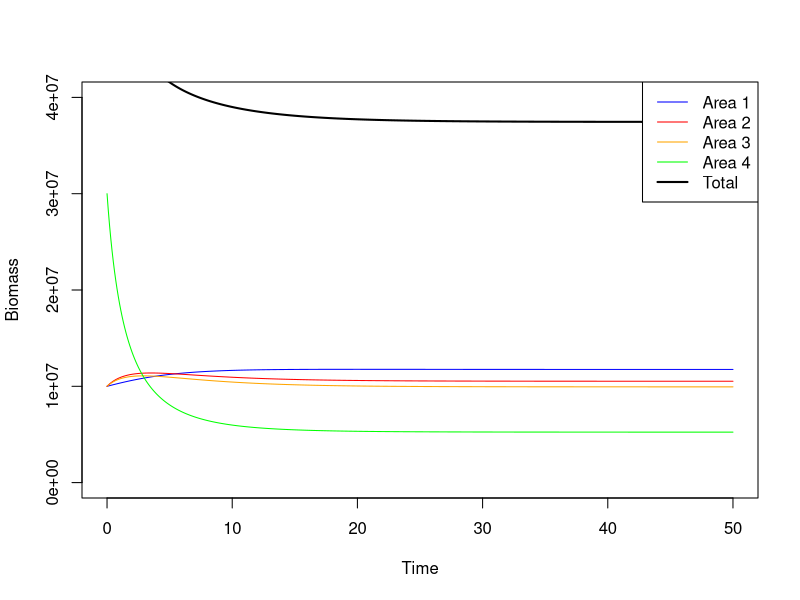
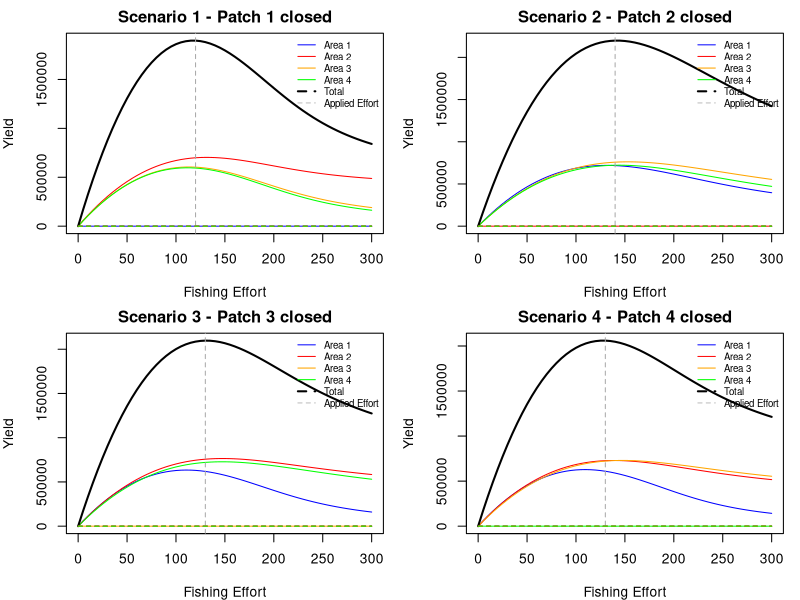

Source code (R) for these figures, in order:
library(deSolve)

#hoi

two_patch_model <- function(time, state, parameters) {
  with(as.list(c(state, parameters)), {
    
    # Growth
    growth1 <- r1 * B1 * (1 - B1/K1)
    growth2 <- r2 * B2 * (1 - B2/K2)
    growth3 <- r3 * B3 * (1 - B3/K3)
    growth4 <- r4 * B4 * (1 - B4/K4)
    
    # Harvest
    harvest1 <- q1 * E1 * B1
    harvest2 <- q2 * E2 * B2
    harvest3 <- q3 * E3 * B3
    harvest4 <- q4 * E4 * B4
    
    # Migration
    mig1 <- m21 * B2 + m31 * B3 + m41 * B4 - m12 * B1 - m13 * B1 - m14 * B1
    mig2 <- m12 * B1 + m32 * B3 + m42 * B4 - m21 * B2 - m23 * B2 - m24 * B2
    mig3 <- m13 * B1 + m23 * B2 + m43 * B4 - m31 * B3 - m32 * B3 - m34 * B3
    mig4 <- m14 * B1 + m24 * B2 + m34 * B3 - m41 * B4 - m42 * B4 - m43 * B4
    
    # Differential equations (-B1 to ensure B1 is above)
    dB1 <- max(growth1 - harvest1 + mig1, -B1)
    dB2 <- max(growth2 - harvest2 + mig2, -B2)
    dB3 <- max(growth3 - harvest3 + mig3, -B3)
    dB4 <- max(growth4 - harvest4 + mig4, -B4)
    
    
    list(c(dB1, dB2, dB3, dB4))
  })
}

parameters <- c(
  r1 = 0.2,
  r2 = 0.2,
  r3 = 0.2,
  r4 = 0.2,
  K1 = 12000000,
  K2 = 12000000,
  K3 = 11000000,
  K4 = 11000000,
  q1 = 0.001,
  q2 = 0.001,
  q3 = 0.001,
  q4 = 0.001,
  E1 = 0,
  E2 = 0,
  E3 = 0,
  E4 = 200,
  m12 = 0.04,
  m13 = 0,
  m14 = 0,
  m21 = 0.04,
  m23 = 0.075,
  m24 = 0.05,
  m31 = 0,
  m32 = 0.075,
  m34 = 0.05,
  m41 = 0,
  m42 = 0.05,
  m43 = 0.05
  
)

state <- c(B1 = 10000000, B2 = 10000000, B3 = 10000000, B4 = 30000000)

times <- seq(0, 50, by = 0.1)

out <- ode(y = state, times = times,
           func = two_patch_model,
           parms = parameters)

out <- as.data.frame(out)

# Calculate total biomass at each time step
out$total_biomass <- out$B1 + out$B2 + out$B3 + out$B4

plot(out$time, out$B1, type = "l", col = "blue",
     ylim = c(0,40000000), ylab = "Biomass", xlab = "Time")
lines(out$time, out$B2, col = "red")
lines(out$time, out$B3, col = "orange")
lines(out$time, out$B4, col = "green")
lines(out$time, out$total_biomass, col = "black", lwd = 2)
legend("topright", legend=c("Area 1","Area 2", "Area 3", "Area 4", "Total"),
       col=c("blue","red", "orange", "green", "black"), lty=1, lwd=c(1,1,1,1,2))

effort_seq <- seq(0, 300, by = 5)

yield_curves <- vector("list", 4)
total_curves <- vector("list", 4)
results <- vector("list", 4)

for(s in 1:4){
  
  total_yield <- numeric(length(effort_seq))
  B_total_eq  <- numeric(length(effort_seq))
  
  yield_matrix <- matrix(0, nrow=length(effort_seq), ncol=4)
  
  for(i in seq_along(effort_seq)){
    
    E <- effort_seq[i]
    
    # Reset efforts
    parameters[c("E1","E2","E3","E4")] <- E
    params <- parameters
    
    params["E1"] <- E
    params["E2"] <- E
    params["E3"] <- E
    params["E4"] <- E
    
    # Close one patch
    params[paste0("E", s)] <- 0
    
    out <- try(ode(y = state, times = times,
                   func = two_patch_model,
                   parms = params), silent = TRUE)
    if(inherits(out, "try-error")){
      print(paste("ODE failed at effort =", E, "in scenario", s))
      next
    }
    
    out <- as.data.frame(out)
    
    B_eq <- as.numeric(tail(out[,c("B1","B2","B3","B4")],1))
    
    # Yield per patch
    Y1 <- params["q1"] * params["E1"] * B_eq[1]
    Y2 <- params["q2"] * params["E2"] * B_eq[2]
    Y3 <- params["q3"] * params["E3"] * B_eq[3]
    Y4 <- params["q4"] * params["E4"] * B_eq[4]
    
    yield_matrix[i,] <- c(Y1,Y2,Y3,Y4)
    
    total_yield[i] <- sum(c(Y1,Y2,Y3,Y4))
    B_total_eq[i]  <- sum(B_eq)
  }
  
  # Find MSY
  idx <- which.max(total_yield)
  
  results[[s]] <- list(
    MSY = total_yield[idx],
    E_MSY = effort_seq[idx],
    B_MSY = B_total_eq[idx],
    yield_at_MSY = yield_matrix[idx,]
  )
  
  total_curves[[s]] <- total_yield
  yield_curves[[s]] <- yield_matrix
}

for(s in 1:4){
  cat("\nScenario: Patch", s, "closed\n")
  print(results[[s]])
}


par(mfrow=c(2,2), mar=c(4,4,2,1))  # 2x2 layout

colors <- c("blue","red","orange","green")

for(s in 1:4){
  matplot(effort_seq, yield_curves[[s]], type="l", lty=1, col=colors,
          ylim=c(0, max(yield_curves[[s]], total_curves[[s]])),
          xlab="Fishing Effort", ylab="Yield", main=paste("Scenario", s, "- Patch", s, "closed"))
  
  # Total yield
  lines(effort_seq, total_curves[[s]], col="black", lwd=2)
  
  # MSY vertical line
  abline(v = results[[s]]$E_MSY, col="darkgrey", lty=2)
  
  # Horizontal lines for applied effort
  for(p in 1:4){
    if(p == s){
      applied_effort <- rep(0, length(effort_seq))  # closed patch = 0
    } else {
      applied_effort <- effort_seq  # open patches = full effort
    }
    lines(effort_seq, applied_effort, col=colors[p], lty=2)
  }
  
  legend("topright", legend=c(paste("Area",1:4), "Total","Applied Effort"),
         col=c(colors,"black","grey"), lty=c(1,1,1,1,2,2), lwd=c(1,1,1,1,2,1),
         cex=0.7, pt.cex=0.7, bty="n")
}
